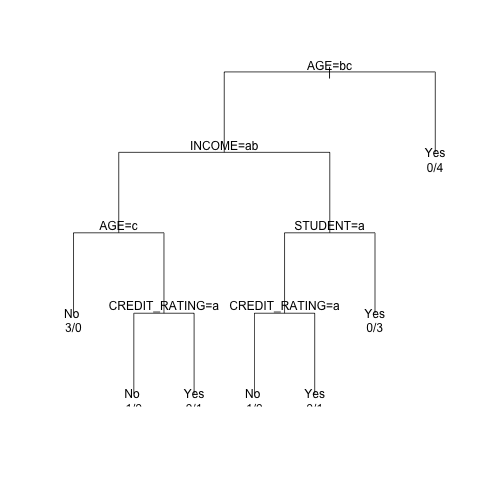

Write the R code that produced this figure.
library('rpart')
library('rpart.plot')

data <- read.csv('buy_computer.csv',header = TRUE)

tree <- rpart(BUYS_COMPUTER ~ AGE+INCOME+STUDENT+CREDIT_RATING , data = data , method = "class", control = rpart.control(minsplit = 1,minbucket = 1,cp = 0))

png('decision_tree.png')
plot(tree,uniform = TRUE)
text(tree,use.n = TRUE)
dev.off()